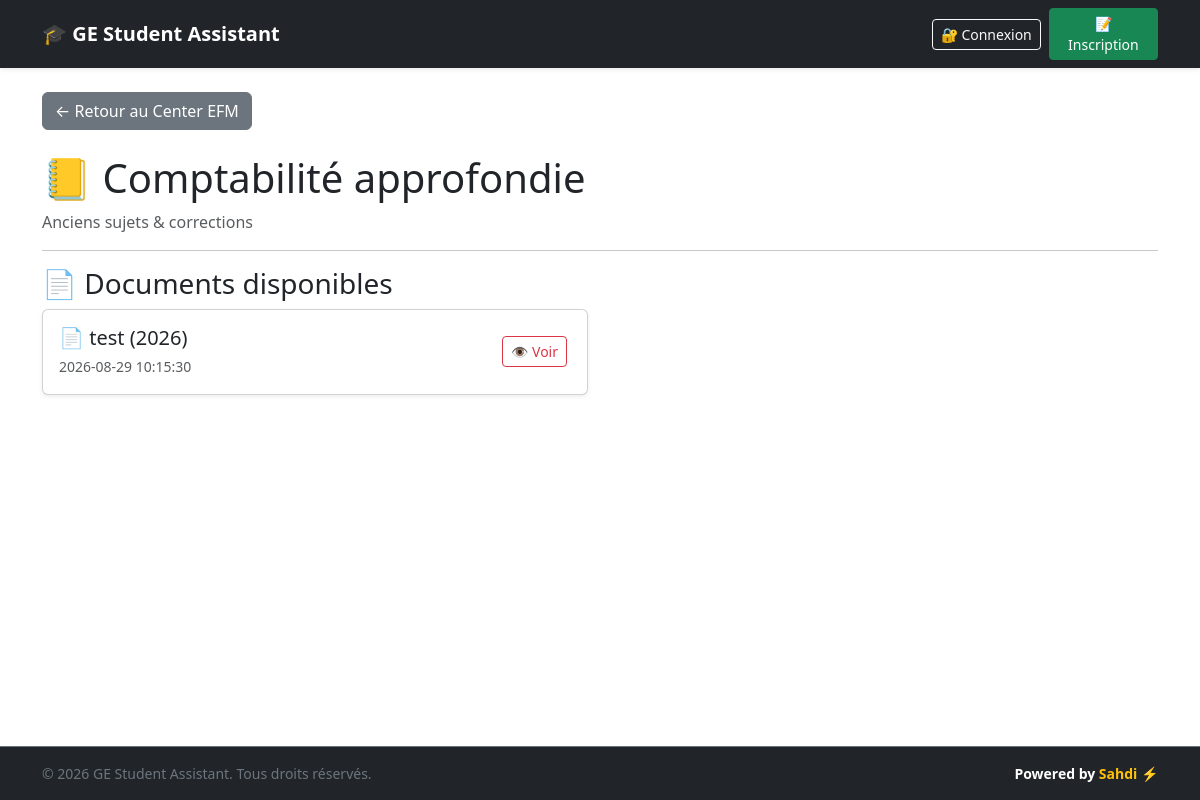
The app's page /efm/13 with its own data.
### tables this page shows
CREATE TABLE modules (
            id INTEGER PRIMARY KEY AUTOINCREMENT,
            name TEXT NOT NULL,
            type TEXT NOT NULL,
            icon TEXT
        );

CREATE TABLE efm_files (
            id INTEGER PRIMARY KEY AUTOINCREMENT,
            module_id INTEGER NOT NULL,
            title TEXT NOT NULL,
            year TEXT NOT NULL,
            file_type TEXT NOT NULL, -- 'efm' ou 'correction'
            filename TEXT NOT NULL,
            created_at TIMESTAMP DEFAULT CURRENT_TIMESTAMP,
            FOREIGN KEY (module_id) REFERENCES modules(id)
        );

### app.py (the view)
@app.route("/efm/<int:module_id>")
def efm_detail(module_id):
    conn = get_db()
    module = conn.execute(
        "SELECT * FROM modules WHERE id = ? AND type = 'EFM'", (module_id,)
    ).fetchone()
    files = conn.execute(
        "SELECT * FROM efm_files WHERE module_id = ? ORDER BY year DESC",
        (module_id,),
    ).fetchall()
    conn.close()
    if module is None:
        return "Module EFM introuvable", 404
    return render_template("efm_detail.html", module=module, files=files)

### app.py (called while the page is built)
def get_db():
    conn = sqlite3.connect("database.db")
    conn.row_factory = sqlite3.Row
    return conn

@app.before_request
def load_logged_in_user():
    user_id = session.get("user_id")
    if user_id is None:
        g.user = None
    else:
        conn = get_db()
        g.user = conn.execute("SELECT * FROM users WHERE id = ?", (user_id,)).fetchone()
        conn.close()

### templates/efm_detail.html (shortened to what this page needs)
{% extends "base.html" %}
{% block content %}
<a href="/efm" class="btn btn-secondary mb-4">← Retour au Center EFM</a>
<h1>{{ module["icon"] }} {{ module["name"] }}</h1>
<p class="text-muted">Anciens sujets & corrections</p>
<hr>
<h3>📄 Documents disponibles</h3>
{% if files %}
<div class="row">
    {% for file in files %}
    <div class="col-md-6 mb-3">
        <div class="card shadow-sm">
            <div class="card-body d-flex justify-content-between align-items-center">
                <div>
                    <h5 class="mb-1">
                        {% if file["file_type"] == "correction" %}✅{% else %}📄{% endif %}
                        {{ file["title"] }} ({{ file["year"] }})
                    </h5>
                    <small class="text-muted">{{ file["created_at"] }}</small>
                </div>
                <div>
                    <a href="/uploads/{{ file['filename'] }}" target="_blank" class="btn btn-outline-danger btn-sm me-1">👁️ Voir</a>
                </div>
            </div>
        </div>
    </div>
    {% endfor %}
</div>
{% else %}
<div class="alert alert-info">Aucun EFM ajouté pour ce module.</div>
{% endif %}
{% endblock %}

### records on screen
modules: icon "📒", name "Comptabilité approfondie"
efm_files: title "test", year "2026", created_at "2026-08-29 10:15:30"
